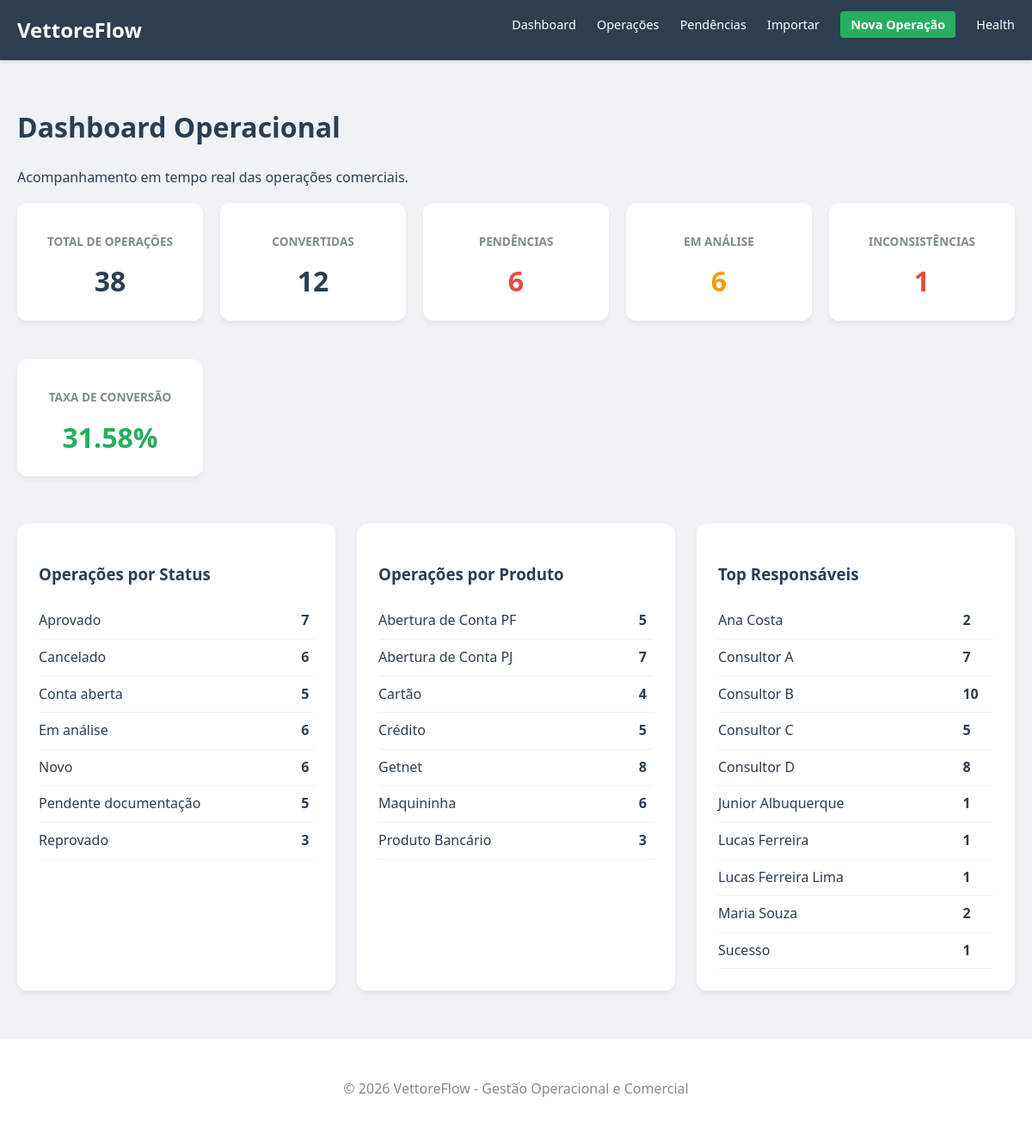
The page / on the database its author committed.
### app/models/operacao.py (models this page shows, shortened)
class Operacao(db.Model):
    __tablename__ = 'operacoes'
    id = db.Column(db.Integer, primary_key=True)
    data_atendimento = db.Column(db.Date, nullable=False, default=datetime.utcnow)
    cliente_nome = db.Column(db.String(150), nullable=False)
    cpf_cnpj = db.Column(db.String(20), nullable=False)
    produto = db.Column(db.String(100), nullable=False)
    status = db.Column(db.String(50), nullable=False)
    canal_origem = db.Column(db.String(100))
    responsavel = db.Column(db.String(100))
    equipe = db.Column(db.String(100))
    cidade = db.Column(db.String(100))
    uf = db.Column(db.String(2))
    valor_estimado = db.Column(db.Numeric(12, 2), default=0.0)
    observacao = db.Column(db.Text)
    possui_inconsistencia = db.Column(db.Boolean, default=False)
    descricao_inconsistencia = db.Column(db.Text)
    data_criacao = db.Column(db.DateTime, default=datetime.utcnow)

### app/web/routes.py (the view)
@web.route('/')
def index():
    resumo = OperacaoService.preparar_resumo_dashboard()
    return render_template('dashboard.html', resumo=resumo)

### app/services/operacao_service.py (called while the page is built)
    @staticmethod
    def agrupar_por_status():
        results = db.session.query(Operacao.status, func.count(Operacao.id)).group_by(Operacao.status).all()
        return {status: count for status, count in results}

    @staticmethod
    def agrupar_por_produto():
        results = db.session.query(Operacao.produto, func.count(Operacao.id)).group_by(Operacao.produto).all()
        return {produto: count for produto, count in results}

    @staticmethod
    def produtividade_por_responsavel():
        results = db.session.query(Operacao.responsavel, func.count(Operacao.id)).group_by(Operacao.responsavel).all()
        return {responsavel if responsavel else "Sem Responsável": count for responsavel, count in results}

    @staticmethod
    def produtividade_por_equipe():
        results = db.session.query(Operacao.equipe, func.count(Operacao.id)).group_by(Operacao.equipe).all()
        return {equipe if equipe else "Sem Equipe": count for equipe, count in results}

    @staticmethod
    def preparar_resumo_dashboard():
        return {
            "indicadores": OperacaoService.calcular_indicadores(),
            "por_status": OperacaoService.agrupar_por_status(),
            "por_produto": OperacaoService.agrupar_por_produto(),
            "por_responsavel": OperacaoService.produtividade_por_responsavel(),
            "por_equipe": OperacaoService.produtividade_por_equipe()
        }

### app/templates/dashboard.html (shortened to what this page needs)
{% extends "base.html" %}
{% block content %}
    <div class="dashboard-header">
        <h1>Dashboard Operacional</h1>
        <p>Acompanhamento em tempo real das operações comerciais.</p>
    </div>
    <div class="metrics-grid">
        <div class="card metric">
            <h3>Total de Operações</h3>
            <p class="value">{{ resumo.indicadores.total }}</p>
        </div>
        <div class="card metric">
            <h3>Convertidas</h3>
            <p class="value">{{ resumo.indicadores.convertidas }}</p>
        </div>
        <div class="card metric">
            <h3>Pendências</h3>
            <p class="value danger">{{ resumo.indicadores.pendentes }}</p>
        </div>
        <div class="card metric">
            <h3>Em Análise</h3>
            <p class="value warning">{{ resumo.indicadores.em_analise }}</p>
        </div>
        <div class="card metric">
            <h3>Inconsistências</h3>
            <p class="value danger">{{ resumo.indicadores.inconsistencias }}</p>
        </div>
        <div class="card metric">
            <h3>Taxa de Conversão</h3>
            <p class="value success">{{ resumo.indicadores.taxa_conversao }}%</p>
        </div>
    </div>
    <div class="charts-grid">
        <div class="card">
            <h3>Operações por Status</h3>
            <table class="data-table-mini">
                {% for status, count in resumo.por_status.items() %}
                <tr>
                    <td>{{ status }}</td>
                    <td><strong>{{ count }}</strong></td>
                </tr>
                {% else %}
                <tr><td colspan="2">Nenhum dado disponível</td></tr>
                {% endfor %}
            </table>
        </div>
        <div class="card">
            <h3>Operações por Produto</h3>
            <table class="data-table-mini">
                {% for produto, count in resumo.por_produto.items() %}
                <tr>
                    <td>{{ produto }}</td>
                    <td><strong>{{ count }}</strong></td>
                </tr>
                {% else %}
                <tr><td colspan="2">Nenhum dado disponível</td></tr>
                {% endfor %}
            </table>
        </div>
        <div class="card">
            <h3>Top Responsáveis</h3>
            <table class="data-table-mini">
                {% for resp, count in resumo.por_responsavel.items() %}
                <tr>
                    <td>{{ resp }}</td>
                    <td><strong>{{ count }}</strong></td>
                </tr>
                {% else %}
                <tr><td colspan="2">Nenhum dado disponível</td></tr>
                {% endfor %}
            </table>
        </div>
    </div>
{% endblock %}

### app/static/css/style.css (style rules this page uses)
:root { --primary: #2c3e50; --secondary: #34495e; --success: #27ae60; --warning: #f39c12; --danger: #e74c3c; --light: #ecf0f1; --dark: #2c3e50; --white: #ffffff; }
body { font-family: 'Segoe UI', Tahoma, Geneva, Verdana, sans-serif; line-height: 1.6; margin: 0; padding: 0; background-color: #f0f2f5; color: var(--dark); }
h1, h2, h3 { color: var(--primary); }
.card { background: var(--white); padding: 25px; border-radius: 12px; box-shadow: 0 4px 6px rgba(0,0,0,0.05); margin-bottom: 25px; }
.metrics-grid { display: grid; grid-template-columns: repeat(auto-fit, minmax(180px, 1fr)); gap: 20px; margin-bottom: 30px; }
.metric { text-align: center; padding: 20px; }
.metric h3 { font-size: 0.85rem; margin-bottom: 10px; color: #7f8c8d; text-transform: uppercase; }
.metric .value { font-size: 2rem; font-weight: bold; margin: 0; }
.charts-grid { display: grid; grid-template-columns: repeat(auto-fit, minmax(300px, 1fr)); gap: 25px; }
.data-table-mini { width: 100%; border-collapse: collapse; }
.data-table-mini td { padding: 8px 0; border-bottom: 1px solid #f1f1f1; }
.success { color: var(--success); }
.warning { color: var(--warning); }
.danger { color: var(--danger); }

### rows shown on the page
Operacao: produto "Abertura de Conta PJ", id "7"
Operacao: equipe "Crédito", id "5"
Operacao: responsavel "Consultor D", id "8"
Operacao: responsavel "Lucas Ferreira Lima", id "1"
Operacao: responsavel "Maria Souza", id "2"

### other values the page prints
{{ resumo.indicadores.total }} "38"
{{ resumo.indicadores.convertidas }} "12"
{{ resumo.indicadores.pendentes }} "6"
{{ resumo.indicadores.em_analise }} "6"
{{ resumo.indicadores.inconsistencias }} "1"
{{ resumo.indicadores.taxa_conversao }} "31.58"
{{ status }} "Aprovado" "Cancelado" "Conta aberta" "Em análise" "Novo" "Pendente documentação" "Reprovado"
{{ count }} "7" "6" "5" "6" "6" "5" "3"
{{ produto }} "Abertura de Conta PF" "Cartão" "Getnet" "Maquininha" "Produto Bancário"
{{ count }} "5" "4" "8" "6" "3"
{{ resp }} "Ana Costa" "Consultor A" "Consultor B" "Consultor C" "Junior Albuquerque" "Lucas Ferreira" "Sucesso"
{{ count }} "2" "7" "10" "5" "1" "1" "1"
